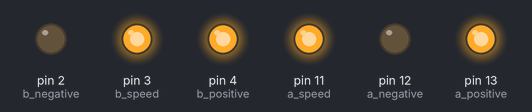
Bench run of a sketch on a simulated Arduino Uno, built with avr-gcc and run on an emulated ATmega328P. Parts: output pins drawn as LEDs (lit = HIGH).

Above: at 0.5 s.
At 1.5 s:
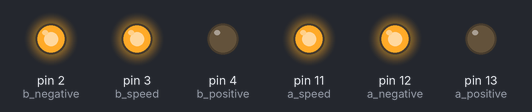
Timing chart, 0 to 3.0 s (numbered marks = the images above):
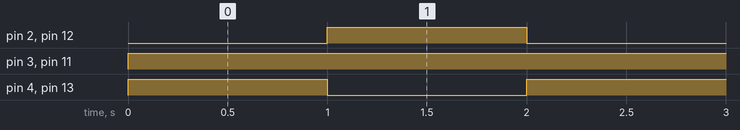

Measured:
- by itself, pin 2 (b_negative), pin 4 (b_positive), pin 12 (a_negative), pin 13 (a_positive): alternates HIGH for 1.0 s and LOW for 1.0 s
- by itself, pin 3 (b_speed), pin 11 (a_speed): LOW → HIGH at 0.00 s

The sketch:

Dan_Carol_ARDUINO.ino
```cpp
int a_positive = 13;
int a_negative = 12;
int a_speed = 11;

int b_positive = 4;
int b_negative = 2;
int b_speed = 3;

void setup() {
  // put your setup code here, to run once:
  pinMode(a_positive, OUTPUT);
  pinMode(a_negative, OUTPUT);
  pinMode(a_speed, OUTPUT); // Analog

  pinMode(b_positive, OUTPUT);
  pinMode(b_negative, OUTPUT);
  pinMode(b_speed, OUTPUT); // Analog
}

void loop() {
  // put your main code here, to run repeatedly:
  // code for moving
  move_forward();
  delay(1000);
  move_backward();
  delay(1000);
}

void move_forward(){
  analogWrite(a_speed,255);
  digitalWrite(a_positive,HIGH);
  digitalWrite(a_negative,LOW);

  analogWrite(b_speed,255);
  digitalWrite(b_positive,HIGH);
  digitalWrite(b_negative,LOW);
}

void move_backward(){
  analogWrite(a_speed,255);
  digitalWrite(a_positive,LOW);
  digitalWrite(a_negative,HIGH);

  analogWrite(b_speed,255);
  digitalWrite(b_positive,LOW);
  digitalWrite(b_negative,HIGH);
}
```
